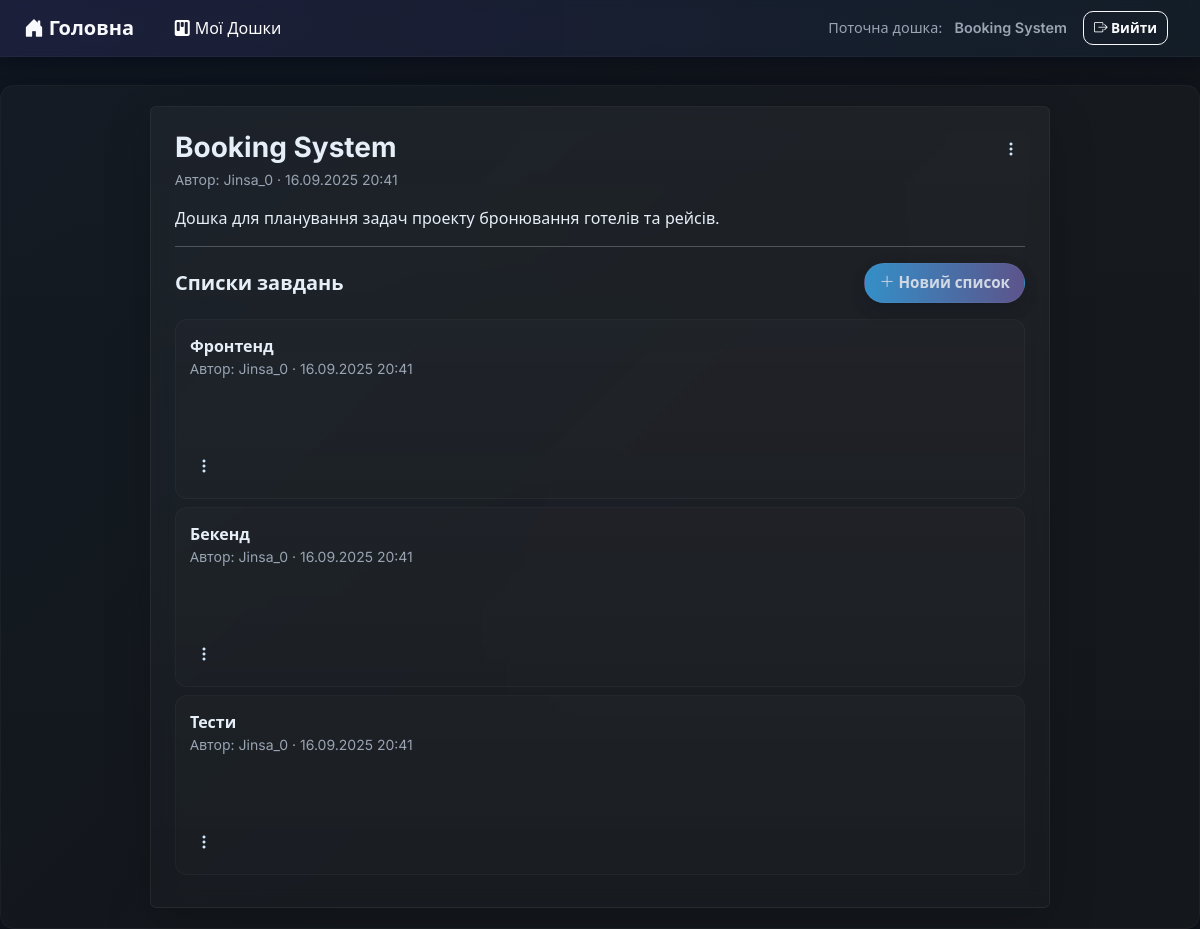
The page /dashboard/5/ (signed in) on the database its author committed.
### task_manager/models.py (models this page shows, shortened)
class Dashboard(models.Model):
    title =  models.CharField(max_length = 200, verbose_name = "Назва")
    description =  models.TextField(verbose_name = "Опис", blank = True)
    created_at = models.DateTimeField(auto_now_add = True)
    created_by = models.ForeignKey(User, on_delete = models.CASCADE, related_name='dashboards', verbose_name = "Автор")
    members = models.ManyToManyField(User, related_name="shared_dashboards", blank=True, verbose_name = "Учасники")
    class Meta:
        verbose_name = "Дошка"
        verbose_name_plural = "Дошки"

class TodoList(models.Model):
    dashboard = models.ForeignKey(Dashboard, on_delete = models.CASCADE, related_name= 'todolists', verbose_name = "Дошка")
    title =  models.CharField(max_length = 200, verbose_name = "Назва")
    description =  models.TextField(verbose_name = "Опис", blank = True)
    created_at = models.DateTimeField(auto_now_add = True)
    important = models.BooleanField(default = False, verbose_name = "Важливість")
    created_by = models.ForeignKey(User, on_delete = models.CASCADE, related_name= 'todolists', verbose_name = "Автор")
    class Meta:
        verbose_name = "Список завдань"
        verbose_name_plural = "Списки завдань"

### task_manager/views.py (the view)
# urls.py: path('dashboard/<int:dashboard_pk>/', DashboardDetailView.as_view(), name = 'dashboard_detail'),
class DashboardDetailView(LoginRequiredMixin, DashboardAccessMixin, DetailView):
    model = Dashboard
    template_name = 'dashboard/dashboard_detail.html'
    context_object_name = 'dashboard'
    pk_url_kwarg = "dashboard_pk"
    def get_context_data(self, **kwargs):
        context = super().get_context_data(**kwargs)
        dashboard = self.get_object()
        context["todolists"] = dashboard.todolists.all()
        return context

### task_manager/views.py (called while the page is built)
    def get_queryset(self):
        return Dashboard.objects.filter(
            Q(created_by=self.request.user) | Q(members=self.request.user)
        ).distinct()

### task_manager/templates/dashboard/dashboard_detail.html (shortened to what this page needs)
{% extends "base.html" %}
{% block content %}
<div class="auth-card p-4 rounded shadow-lg w-100" style="max-width:900px; margin:auto;">
  <div class="d-flex justify-content-between align-items-start mb-3">
    <div>
      <h3 class="fw-bold mb-1">{{ dashboard.title }}</h3>
      <div class="muted small">
        Автор: {{ dashboard.created_by }} · {{ dashboard.created_at|date:"d.m.Y H:i" }}
      </div>
    </div>
    <div class="dropdown">
      <button class="action-dot" data-bs-toggle="dropdown" aria-expanded="false">
        <i class="bi bi-three-dots-vertical"></i>
      </button>
    </div>
  </div>
  {% if dashboard.description %}
    <p>{{ dashboard.description }}</p>
  {% endif %}
  <hr>
  <div class="d-flex justify-content-between align-items-center mb-3">
    <h5 class="fw-bold mb-0">Списки завдань</h5>
    <a href="{% url 'todolist_create' dashboard_pk=dashboard.pk %}" class="btn btn-filter">
      <i class="bi bi-plus-lg"></i>&nbsp;Новий список
    </a>
  </div>
  {% for todolist in todolists %}
    <div class="task-card mb-2 d-flex justify-content-between align-items-start">
      <div>
        <a href="{% url 'todolist_detail' dashboard_pk=dashboard.pk todolist_pk=todolist.pk %}" class="fw-bold text-reset text-decoration-none">
          {{ todolist.title }}
        </a>
        <div class="muted small">
          Автор: {{ todolist.created_by }} · {{ todolist.created_at|date:"d.m.Y H:i" }}
        </div>
      </div>
      <div class="dropdown">
        <button class="action-dot" data-bs-toggle="dropdown"><i class="bi bi-three-dots-vertical"></i></button>
      </div>
    </div>
  {% empty %}
    <div class="alert alert-info">Немає списків завдань</div>
  {% endfor %}
</div>
{% endblock %}

### task_manager/templates/base.html (shortened to what this page needs)
{% load static %}
<!DOCTYPE html>
<html lang="uk">
<head>
  <link href="https://cdn.jsdelivr.net/npm/bootstrap@5.3.0/dist/css/bootstrap.min.css" rel="stylesheet">
  <link href="https://cdn.jsdelivr.net/npm/bootstrap-icons@1.10.5/font/bootstrap-icons.css" rel="stylesheet">
  <link href="{% static "css/style.css" %}" rel="stylesheet">
</head>
<body>
  <nav class="navbar navbar-expand-lg navbar-app py-2 px-4">
    <a class="navbar-brand fw-bold" href="{% url 'main' %}">
      <i class="bi bi-house-door-fill"></i>&nbsp;Головна
    </a>
    <ul class="navbar-nav ms-3">
      <li class="nav-item">
        <a class="nav-link" style="color: #ffffff;" href="{% url 'dashboard_list' %}">
          <i class="bi bi-kanban-fill"></i>&nbsp;Мої Дошки
        </a>
      </li>
    </ul>
    <div class="ms-auto d-flex align-items-center">
      {% if user.is_authenticated %}
        {% if dashboard %}
          <div class="nav-left-muted d-none d-md-block">Поточна дошка:</div>
          <div class="nav-left-muted d-none d-md-block me-3 fw-semibold">{{ dashboard.title }}</div>
        {% else %}
          <div class="nav-left-muted d-none d-md-block me-3">{{ request.user.username }}</div>
        {% endif %}
        <form method="post" action="{% url 'logout' %}" class="d-inline me-2">
          <button type="submit" class="btn btn-outline-light nav-btn">
            <i class="bi bi-box-arrow-right"></i>&nbsp;Вийти
          </button>
        </form>
      {% endif %}
    </div>
  </nav>
  <main class="app-shell">
    {% block content %}{% endblock %}
  </main>
</body>
</html>

### task_manager/static/css/style.css (style rules this page uses)
:root { --soft-accent-1: rgba(110,98,166,0.9); --soft-accent-2: rgba(61,181,255,0.85); --btn-muted-bg: rgba(255,255,255,0.02); --muted-text: #9aa4b2; --bg-1: #0f1720; --bg-2: #12151a; --panel: rgba(255,255,255,0.04); --glass: rgba(255,255,255,0.04); --accent-1: #7c5cff; --accent-2: #3db5ff; --muted: #9aa4b2; --card-shadow: 0 8px 30px rgba(2,6,23,0.6); --soft-shadow: 0 6px 18px rgba(2,6,23,0.45); }
html, body { height: 100%; margin: 0; font-family: "Inter", system-ui, -apple-system, "Segoe UI", Roboto, "Helvetica Neue", Arial; background: linear-gradient(135deg, var(--bg-1) 0%, var(--bg-2) 60%); color: #e6eef7; -webkit-font-smoothing: antialiased; -moz-osx-font-smoothing: grayscale; }
.navbar-app { background: linear-gradient(90deg, rgba(124,92,255,0.12), rgba(61,181,255,0.06)); backdrop-filter: blur(6px); border-bottom: 1px solid rgba(255,255,255,0.03); box-shadow: 0 4px 18px rgba(2,6,23,0.45); }
.navbar-app .navbar-brand { font-weight: 700; color: #f7f9fc; }
.navbar-app .nav-btn { border-radius: 10px; padding: 6px 10px; font-weight: 600; font-size: 0.85rem; }
.nav-left-muted { color: var(--muted); font-size: 0.9rem; margin-right: 0.75rem; }
.app-shell { max-width: 1200px; margin: 28px auto; padding: 20px; border-radius: 14px; background: linear-gradient(180deg, rgba(255,255,255,0.02), rgba(255,255,255,0.01)); box-shadow: var(--card-shadow); border: 1px solid rgba(255,255,255,0.03); }
.btn-filter { border-radius: 999px; padding: 8px 14px; font-weight: 600; font-size: 0.95rem; color: #eaf2ff; background: linear-gradient(90deg, var(--soft-accent-2) 0%, var(--soft-accent-1) 100%); opacity: 0.88; border: 1px solid rgba(255,255,255,0.04); box-shadow: 0 6px 18px rgba(2,6,23,0.22); transition: transform .08s ease, box-shadow .12s ease, opacity .12s ease; }
.task-card { display: flex; flex-direction: column; background: linear-gradient(180deg, rgba(255,255,255,0.018), rgba(255,255,255,0.01)); border-radius: 12px; padding: 14px; margin-bottom: 14px; min-height: 180px; border: 1px solid rgba(255,255,255,0.03); transition: transform .12s ease, box-shadow .12s ease; }
.action-dot { background: transparent; border: none; color: #cfe8ff; padding: 6px; border-radius: 8px; }
.muted { color: var(--muted); }
.auth-card { background: linear-gradient(180deg, rgba(255,255,255,0.04), rgba(255,255,255,0.02)); border: 1px solid rgba(255,255,255,0.05); backdrop-filter: blur(10px); box-shadow: 0 8px 28px rgba(2,6,23,0.55); }

### rows shown on the page
Dashboard: title "Booking System", created_by "Jinsa_0", created_at "16.09.2025 20:41", description "Дошка для планування задач проекту бронювання готелів та рейсів."
TodoList: title "Фронтенд", created_by "Jinsa_0", created_at "16.09.2025 20:41"
TodoList: title "Бекенд", created_by "Jinsa_0", created_at "16.09.2025 20:41"
TodoList: title "Тести", created_by "Jinsa_0", created_at "16.09.2025 20:41"
